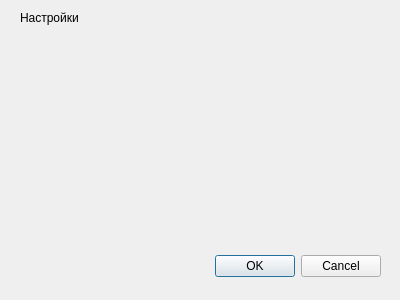
<?xml version="1.0" encoding="UTF-8"?>
<ui version="4.0">
 <class>SettingsWindow</class>
 <widget class="QDialog" name="SettingsWindow">
  <property name="geometry">
   <rect>
    <x>0</x>
    <y>0</y>
    <width>400</width>
    <height>300</height>
   </rect>
  </property>
  <property name="windowTitle">
   <string>Dialog</string>
  </property>
  <widget class="QDialogButtonBox" name="buttonBox">
   <property name="geometry">
    <rect>
     <x>40</x>
     <y>250</y>
     <width>341</width>
     <height>32</height>
    </rect>
   </property>
   <property name="orientation">
    <enum>Qt::Horizontal</enum>
   </property>
   <property name="standardButtons">
    <set>QDialogButtonBox::Cancel|QDialogButtonBox::Ok</set>
   </property>
  </widget>
  <widget class="QLabel" name="label">
   <property name="geometry">
    <rect>
     <x>20</x>
     <y>10</y>
     <width>91</width>
     <height>16</height>
    </rect>
   </property>
   <property name="text">
    <string>Настройки </string>
   </property>
  </widget>
 </widget>
 <resources/>
 <connections>
  <connection>
   <sender>buttonBox</sender>
   <signal>accepted()</signal>
   <receiver>SettingsWindow</receiver>
   <slot>accept()</slot>
   <hints>
    <hint type="sourcelabel">
     <x>248</x>
     <y>254</y>
    </hint>
    <hint type="destinationlabel">
     <x>157</x>
     <y>274</y>
    </hint>
   </hints>
  </connection>
  <connection>
   <sender>buttonBox</sender>
   <signal>rejected()</signal>
   <receiver>SettingsWindow</receiver>
   <slot>reject()</slot>
   <hints>
    <hint type="sourcelabel">
     <x>316</x>
     <y>260</y>
    </hint>
    <hint type="destinationlabel">
     <x>286</x>
     <y>274</y>
    </hint>
   </hints>
  </connection>
 </connections>
</ui>
